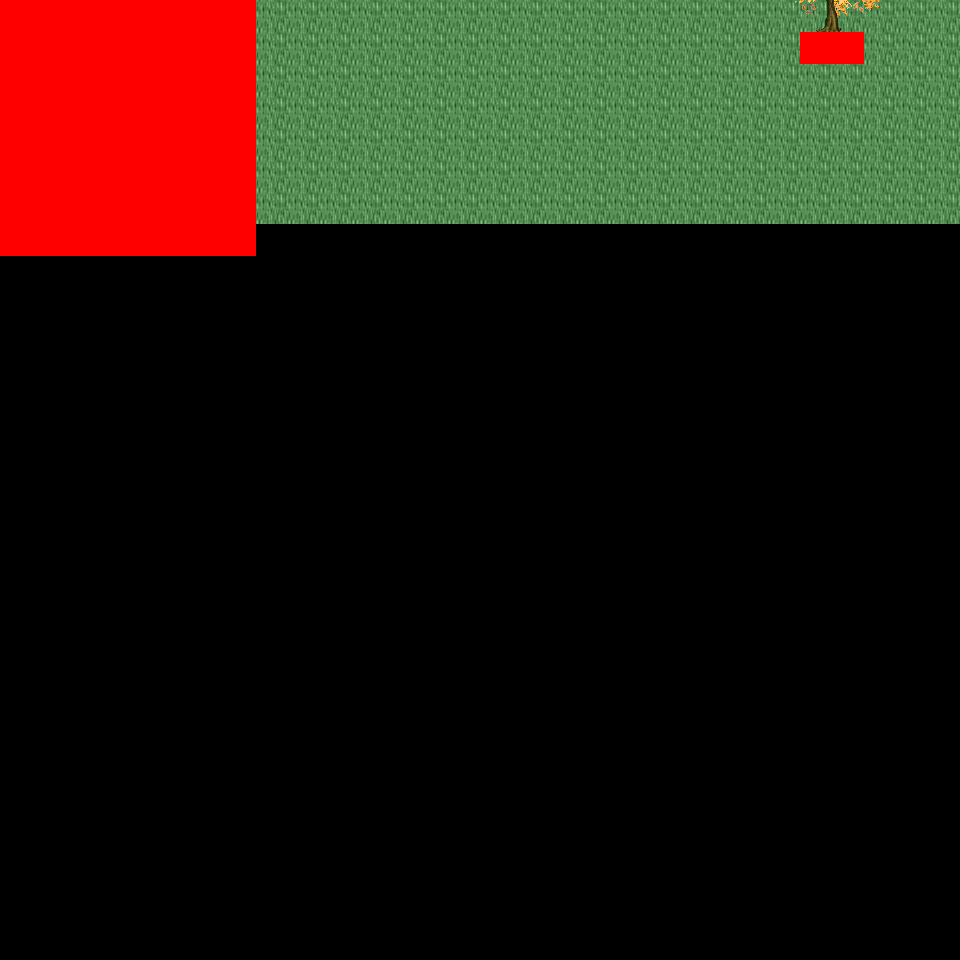

A 2D game scene composited from a Tiled map and its tileset images. What follows is a short description and the map's XML, with each tile layer's data collapsed to a summary:
An orthogonal 30x30 tile map with 32x32 px tiles, 6 tile layers (Ground, Object, Object2, Above, ...), 34 tilesets and 2 objects (2x mapExit).

<map version="1.0" orientation="orthogonal" renderorder="right-down" width="30" height="30" tilewidth="32" tileheight="32" nextobjectid="3">
  <tileset firstgid="1" name="tileset_logic_collision" tilewidth="32" tileheight="32" tilecount="1" columns="1">
    <image source="../drawable/tileset_logic_collision.png" width="32" height="32" />
  </tileset>
  <tileset firstgid="2" name="tileset_ground_ridge_earth_pale" tilewidth="32" tileheight="32" tilecount="96" columns="12">
    <image source="../drawable/tileset_ground_ridge_earth_pale.png" width="384" height="256" />
  </tileset>
  <tileset firstgid="98" name="tileset_ground_ridge_earth_dark" tilewidth="32" tileheight="32" tilecount="96" columns="12">
    <image source="../drawable/tileset_ground_ridge_earth_dark.png" width="384" height="256" />
  </tileset>
  <tileset firstgid="194" name="tileset_ground_ground" tilewidth="32" tileheight="32" tilecount="33" columns="3">
    <image source="../drawable/tileset_ground_ground.png" width="96" height="352" />
  </tileset>
  <tileset firstgid="227" name="tileset_building_castle" tilewidth="32" tileheight="32" tilecount="320" columns="20">
    <image source="../drawable/tileset_building_castle.png" width="640" height="512" />
  </tileset>
  <tileset firstgid="547" name="tileset_ground_grass_corners" tilewidth="32" tileheight="32" tilecount="24" columns="6">
    <image source="../drawable/tileset_ground_grass_corners.png" width="192" height="128" />
  </tileset>
  <tileset firstgid="571" name="tileset_ground_grass_edges" tilewidth="32" tileheight="32" tilecount="36" columns="12">
    <image source="../drawable/tileset_ground_grass_edges.png" width="384" height="96" />
  </tileset>
  <tileset firstgid="607" name="tileset_item_pot_barrels_1" tilewidth="32" tileheight="32" tilecount="8" columns="4">
    <image source="../drawable/tileset_item_pot_barrels_1.png" width="128" height="64" />
  </tileset>
  <tileset firstgid="615" name="tileset_item_weapon_cannon" tilewidth="32" tileheight="32" tilecount="12" columns="3">
    <image source="../drawable/tileset_item_weapon_cannon.png" width="96" height="128" />
  </tileset>
  <tileset firstgid="627" name="tileset_building_door_door" tilewidth="32" tileheight="32" tilecount="6" columns="3">
    <image source="../drawable/tileset_building_door_door.png" width="96" height="64" />
  </tileset>
  <tileset firstgid="633" name="tileset_building_door_closed" tilewidth="32" tileheight="32" tilecount="1" columns="1">
    <image source="../drawable/tileset_building_door_closed.png" width="32" height="32" />
  </tileset>
  <tileset firstgid="634" name="tileset_building_window_window_centered" tilewidth="32" tileheight="32" tilecount="1" columns="1">
    <image source="../drawable/tileset_building_window_window_centered.png" width="32" height="32" />
  </tileset>
  <tileset firstgid="635" name="tileset_building_decoration_chimney_big" tilewidth="32" tileheight="32" tilecount="2" columns="1">
    <image source="../drawable/tileset_building_decoration_chimney_big.png" width="32" height="64" />
  </tileset>
  <tileset firstgid="637" name="tileset_building_tan_building" tilewidth="32" tileheight="32" tilecount="24" columns="4">
    <image source="../drawable/tileset_building_tan_building.png" width="128" height="192" />
  </tileset>
  <tileset firstgid="661" name="tileset_building_museum" tilewidth="32" tileheight="32" tilecount="56" columns="7">
    <image source="../drawable/tileset_building_museum.png" width="224" height="256" />
  </tileset>
  <tileset firstgid="717" name="tileset_building_decoration_chimney" tilewidth="32" tileheight="32" tilecount="2" columns="1">
    <image source="../drawable/tileset_building_decoration_chimney.png" width="32" height="64" />
  </tileset>
  <tileset firstgid="719" name="tileset_plant_tree_fall_trees" tilewidth="32" tileheight="32" tilecount="40" columns="8">
    <image source="../drawable/tileset_plant_tree_fall_trees.png" width="256" height="160" />
  </tileset>
  <tileset firstgid="759" name="tileset_plant_leaves" tilewidth="32" tileheight="32" tilecount="8" columns="4">
    <image source="../drawable/tileset_plant_leaves.png" width="128" height="64" />
  </tileset>
  <tileset firstgid="767" name="tileset_plant_vine" tilewidth="32" tileheight="32" tilecount="3" columns="1">
    <image source="../drawable/tileset_plant_vine.png" width="32" height="96" />
  </tileset>
  <tileset firstgid="770" name="tileset_item_pot_pot_burgundy" tilewidth="32" tileheight="32" tilecount="1" columns="1">
    <image source="../drawable/tileset_item_pot_pot_burgundy.png" width="32" height="32" />
  </tileset>
  <tileset firstgid="771" name="tileset_building_stairs_stairs_grey" tilewidth="32" tileheight="32" tilecount="6" columns="3">
    <image source="../drawable/tileset_building_stairs_stairs_grey.png" width="96" height="64" />
  </tileset>
  <tileset firstgid="777" name="tileset_furniture_light_lamp_blue" tilewidth="32" tileheight="32" tilecount="3" columns="1">
    <image source="../drawable/tileset_furniture_light_lamp_blue.png" width="32" height="96" />
  </tileset>
  <tileset firstgid="780" name="tileset_light_dim_light_7x5" tilewidth="32" tileheight="32" tilecount="35" columns="7">
    <image source="../drawable/tileset_light_dim_light_7x5.png" width="224" height="160" />
  </tileset>
  <tileset firstgid="815" name="tileset_plant_flower_daisy_blue" tilewidth="32" tileheight="32" tilecount="8" columns="2">
    <image source="../drawable/tileset_plant_flower_daisy_blue.png" width="64" height="128" />
  </tileset>
  <tileset firstgid="823" name="tileset_plant_flower_daisy_red" tilewidth="32" tileheight="32" tilecount="8" columns="2">
    <image source="../drawable/tileset_plant_flower_daisy_red.png" width="64" height="128" />
  </tileset>
  <tileset firstgid="831" name="tileset_plant_flower_daisy_white" tilewidth="32" tileheight="32" tilecount="8" columns="2">
    <image source="../drawable/tileset_plant_flower_daisy_white.png" width="64" height="128" />
  </tileset>
  <tileset firstgid="839" name="tileset_plant_flower_daisy_yellow" tilewidth="32" tileheight="32" tilecount="8" columns="2">
    <image source="../drawable/tileset_plant_flower_daisy_yellow.png" width="64" height="128" />
  </tileset>
  <tileset firstgid="847" name="tileset_ground_ground_3" tilewidth="32" tileheight="32" tilecount="5" columns="5">
    <image source="../drawable/tileset_ground_ground_3.png" width="160" height="32" />
  </tileset>
  <tileset firstgid="852" name="tileset_building_cottage" tilewidth="32" tileheight="32" tilecount="256" columns="16">
    <image source="../drawable/tileset_building_cottage.png" width="512" height="512" />
  </tileset>
  <tileset firstgid="1108" name="tileset_building_roof_thatched_roof" tilewidth="32" tileheight="32" tilecount="256" columns="16">
    <image source="../drawable/tileset_building_roof_thatched_roof.png" width="512" height="512" />
  </tileset>
  <tileset firstgid="1364" name="tileset_building_door_doors" tilewidth="32" tileheight="32" tilecount="256" columns="16">
    <image source="../drawable/tileset_building_door_doors.png" width="512" height="512" />
  </tileset>
  <tileset firstgid="1620" name="tileset_building_window_windows" tilewidth="32" tileheight="32" tilecount="256" columns="16">
    <image source="../drawable/tileset_building_window_windows.png" width="512" height="512" />
  </tileset>
  <tileset firstgid="1876" name="tileset_logic_portal" tilewidth="32" tileheight="32" tilecount="24" columns="8">
    <image source="../drawable/tileset_logic_portal.png" width="256" height="96" />
  </tileset>
  <tileset firstgid="1900" name="tileset_building_decoration_banner" tilewidth="32" tileheight="32" tilecount="12" columns="1">
    <image source="../drawable/tileset_building_decoration_banner.png" width="32" height="384" />
  </tileset>
  <layer name="Ground" width="30" height="30">
    <data>[900 cells, 218 non-empty, 2 distinct tile ids]</data>
  </layer>
  <layer name="Object" width="30" height="30">
    <data>[900 cells, 2 non-empty, 2 distinct tile ids]</data>
  </layer>
  <layer name="Object2" width="30" height="30">
    <data>[900 cells, 4 non-empty, 4 distinct tile ids]</data>
  </layer>
  <layer name="Above" width="30" height="30">
    <data>[900 cells, 4 non-empty, 4 distinct tile ids]</data>
  </layer>
  <layer name="Above2" width="30" height="30">
    <data>[900 cells, 0 non-empty, 0 distinct tile ids]</data>
  </layer>
  <layer name="Walkable" width="30" height="30">
    <data>[900 cells, 66 non-empty, 1 distinct tile ids]</data>
  </layer>
  <objectgroup name="MapEvents">
    <object id="1" name="north" type="mapExit" x="256" y="0" width="704" height="32">
      <properties>
        <property name="map" value="level_0_x55_y62" />
        <property name="x" value="8" />
        <property name="y" value="28" />
      </properties>
    </object>
    <object id="2" name="west" type="mapExit" x="0" y="256" width="32" height="704">
      <properties>
        <property name="map" value="level_0_x54_y63" />
        <property name="x" value="28" />
        <property name="y" value="8" />
      </properties>
    </object>
  </objectgroup>
</map>
